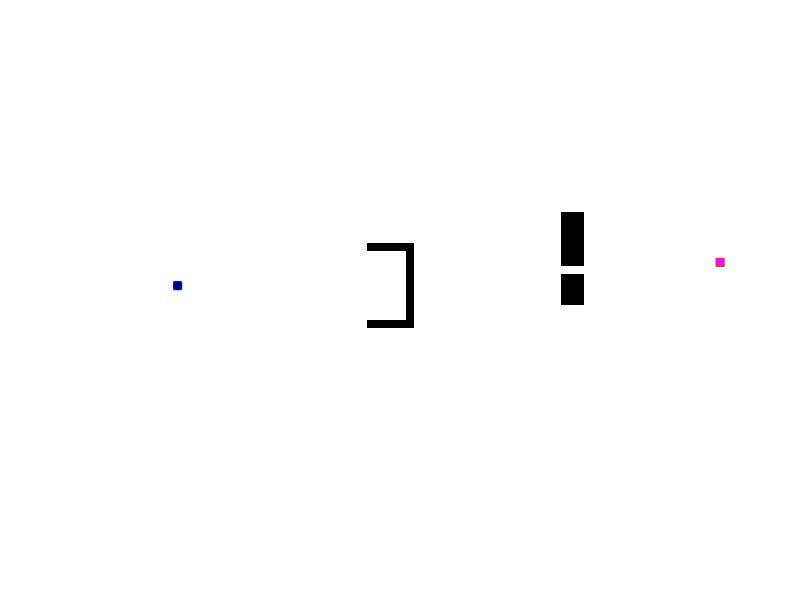

This figure's MATLAB source: (Note: this script raises an error after producing the figure.)
% Based on the code by Anthony Chrabieh
% Modifications by D. Filliat for ROB316

clear all
figure
cmap=jet(120);
% load package from octave
try
    pkg load image  
end
%Define Number of Nodes
xmax = 80;
ymax = 20;

%Start and Goal
start = [10,ymax/2];
goal = [xmax,ymax/2-3];

%Nodes
MAP = zeros(xmax,ymax);

%To define objects, set their MAP(x,y) to inf
MAP(40,5:15) = inf;
MAP(35:40,5) = inf;
MAP(35:40,15) = inf;
MAP(60:62,1:7) = inf;
MAP(60:62,9:12) = inf;


%To use Random Objects, uncomment this secion
% NumberOfObjects = 10;
% k = 0;
% while (k < NumberOfObjects)
%     length = max(3,randi(9));
%     x = randi(xmax-2*length)+length;
%     y = randi(ymax-2*length)+length;
%     direction = randi(4);
%     if (direction == 1)
%         x = x:x+length;
%     elseif (direction == 2)
%         x = x-length:x;
%     elseif (direction == 3)
%         y = y:y+length;
%     elseif (direction == 4)
%         y = y-length:y;
%     end
%     if (sum(isinf(MAP(x,y)))>0)
%         continue
%     end
%     MAP(x,y) = inf;
%     k = k + 1;
% end

tic
%Compute Heuristic for each node%%%%%%%%%%%%%%%%%%%%%%%%%%%
weight = 1.4;

for x = 1:size(MAP,1)
    for y = 1:size(MAP,2)
        if(MAP(x,y)~=inf)
            H(x,y) = weight*norm(goal-[x,y]);
            G(x,y) = inf;
        end
    end
end

%Set node Traversal cost%%%%%%%%%%%%%%%%%%%%%%%%%%%%%%%
% W = zeros(size(MAP));
W = 1 ./ bwdist(MAP);


%Plotting%%%%%%%%%%%%%%%%%%%%%%%%%%%%%%%%%%%%%%%%%%%%%%%%%%
imshow(1-MAP')
% for octave, comment out the following code
% truesize([500 1000])

hold all
plot(start(1),start(2),'s','MarkerFaceColor','b')
plot(goal(1),goal(2),'s','MarkerFaceColor','m')
%%%%%%%%%%%%%%%%%%%%%%%%%%%%%%%%%%%%%%%%%%%%%%%%%%%%%%%%%%%

%initial conditions%%%%%%%%%%%%%%%%%%%%%%%%%%%%%%%%%%%%%%%%
G(start(1),start(2)) = 0;
F(start(1),start(2)) = H(start(1),start(2));

closedNodes = [];
openNodes = [start G(start(1),start(2)) F(start(1),start(2)) 0]; %[x y G F cameFrom]
%%%%%%%%%%%%%%%%%%%%%%%%%%%%%%%%%%%%%%%%%%%%%%%%%%%%%%%%%%%

%Solve
solved = false;
while(~isempty(openNodes))
    
    pause(1e-5)

    
    %find node from open set with smallest F value
    [A,I] = min(openNodes(:,4));
    
    %set current node
    current = openNodes(I,:);
    color = cmap(min([round(G(current(1),current(2)))+1 120]),:);
    plot(current(1),current(2),'o','color',color,'MarkerFaceColor',color)

    %if goal is reached, break the loop
    if(current(1:2)==goal)
        closedNodes = [closedNodes;current];
        solved = true;
        break;
    end
    
    %remove current node from open set and add it to closed set
    openNodes(I,:) = [];
    closedNodes = [closedNodes;current];
    
    %for all neighbors of current node
    for x = current(1)-1:current(1)+1
        for y = current(2)-1:current(2)+1
            
            %if out of range skip
            if (x<1||x>xmax||y<1||y>ymax)
                continue
            end
            
            %if object skip
            if (isinf(MAP(x,y)))
                continue
            end
            
            %if current node skip
            if (x==current(1)&&y==current(2))
                continue
            end
            
            %if already in closed set skip
         
            skip = 0;
            for j = 1:size(closedNodes,1)
                if(x == closedNodes(j,1) && y==closedNodes(j,2))
                    skip = 1;
                    break;
                end
            end           
            if(skip > 0)
                continue
            end
           
            
            A = [];
            %Check if already in open set
            if(~isempty(openNodes))
                for j = 1:size(openNodes,1)
                    if(x == openNodes(j,1) && y==openNodes(j,2))
                        A = j;
                        break;
                    end
                end
            end
            
            
            newG = G(current(1),current(2)) + round(norm([current(1)-x,current(2)-y]),1) + W(x,y);
            % code below is for octave 
            % newG = G(current(1),current(2)) + norm([current(1)-x,current(2)-y]) + W(x,y);
            
            %if not in open set, add to open set
            if(isempty(A))
                G(x,y) = newG;
                newF = G(x,y) + H(x,y);
                newNode = [x y G(x,y) newF size(closedNodes,1)];
                openNodes = [openNodes; newNode];
                plot(x,y,'x','color','b')
                continue
            end
            
            %if no better path, skip
            if (newG >= G(x,y))
                continue
            end
            
            G(x,y) = newG;
            newF = newG + H(x,y);
            openNodes(A,3:5) = [newG newF size(closedNodes,1)];
        end
    end
end

if (solved)
    %Path plotting
    j = size(closedNodes,1);
    path = [];
    while(j > 0)
        x = closedNodes(j,1);
        y = closedNodes(j,2);
        j = closedNodes(j,5);
        path = [x,y;path];
    end
    pathLength=0;
    
    plot(path(1,1),path(1,2),'o','color','r','MarkerFaceColor','r')
    for j = 2:size(path,1)
        plot(path(j,1),path(j,2),'o','color','r','MarkerFaceColor','r')
        pathLength=pathLength+norm([path(j,1)-path(j-1,1) path(j,2)-path(j-1,2)]);
        pause(0.001)
    end
    disp(['Path length = ' num2str(pathLength)]);
else
    disp('No Path Found')
end
toc
